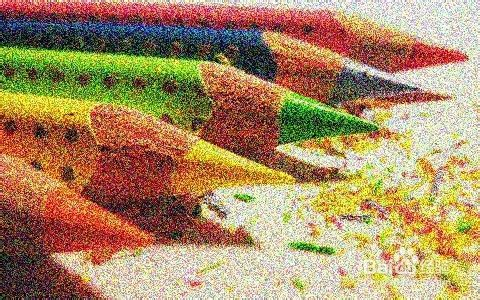
#> input picture code-projects/opencvProject/zaodian1.jpeg, 480 x 300 px, found by its file name
$ python '图像去噪.py'
#> lines starting #> are read from the running program, lines starting #| are printed output that depends on the picture
import numpy as np
import cv2 as cv
from matplotlib import pyplot as plt

#------------彩色图片降噪-----------
img = cv.imread("zaodian1.jpeg")
#> img is the input picture: shape (300, 480, 3); mean B, G, R 100.5, 138.8, 168.2
dst = cv.fastNlMeansDenoisingColored(img, None, 10, 10, 7, 21)  #适用于彩色图像
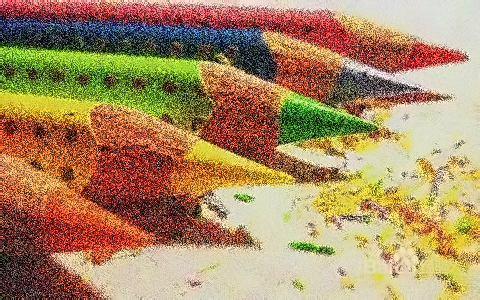
#> dst: shape (300, 480, 3); mean B, G, R 97.3, 138.1, 168.8
""" h:参数决定滤波器强度。较高的 h 值可以更好地消除噪声，但也会删除图像的细节。 (10 个没问题）
hForColorComponents:与 h 相同，但仅适用于彩色图像。 （通常与 h 相同） """
plt.subplot(121), plt.imshow(img)
plt.subplot(122),plt.imshow(dst)
plt.show()
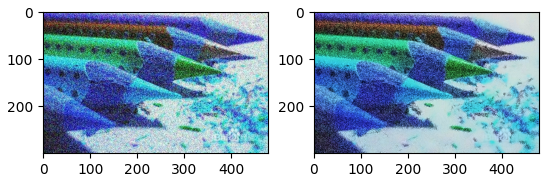
#> figure drawn by matplotlib, 2 panels; B, G, R data is drawn as R, G, B

#灰色的就换成cv.fastNlMeansDenoising（）注意有个参数是彩色才能用

#------------灰色视频降噪------------

#> (the run stopped early here; a loop or call above may not have finished)

$ run again, with code-projects/opencvProject/zaodian2.jpeg copied over code-projects/opencvProject/zaodian1.jpeg
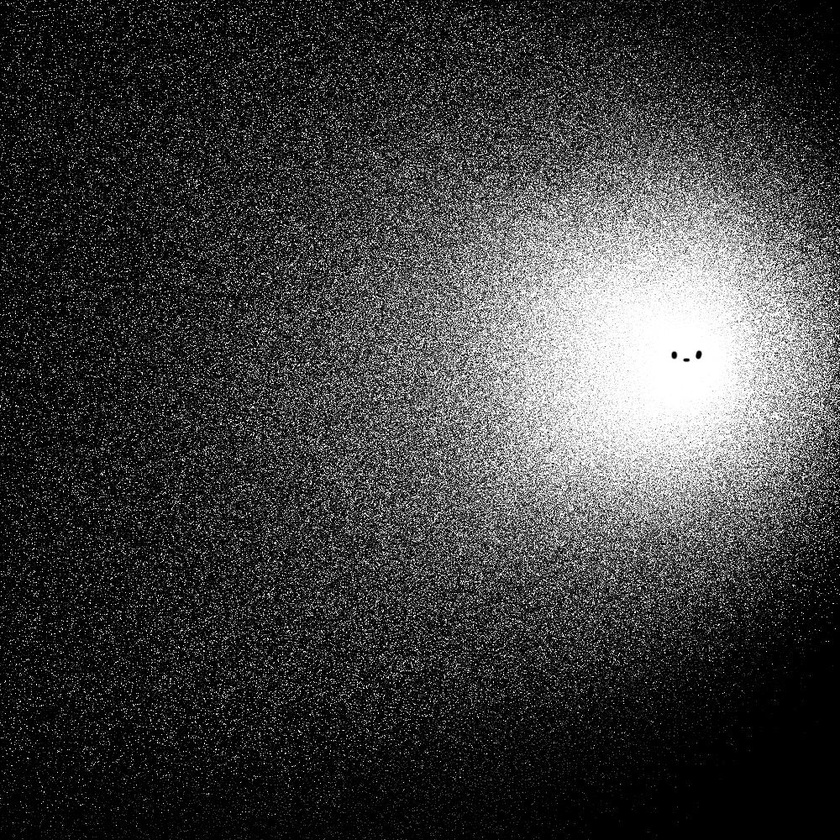
#> input picture code-projects/opencvProject/zaodian2.jpeg, 840 x 840 px, shrunk from 1000 x 1000 before the run, found by its file name
#> img is the input picture: shape (840, 840, 3); min 0, max 255, mean 63.2
#> `plt.show()`:
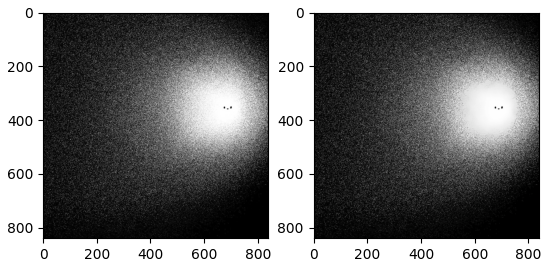
#> figure drawn by matplotlib, 2 panels; B, G, R data is drawn as R, G, B

$ run again, with code-projects/opencvProject/bricks.jpeg copied over code-projects/opencvProject/zaodian1.jpeg
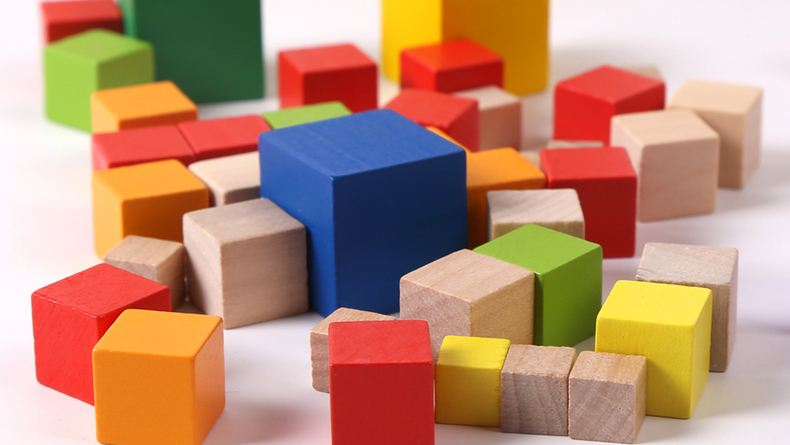
#> input picture code-projects/opencvProject/bricks.jpeg, 790 x 445 px, found by its file name
#> img is the input picture: shape (445, 790, 3); mean B, G, R 117, 141.5, 187.6
#> `plt.show()`:
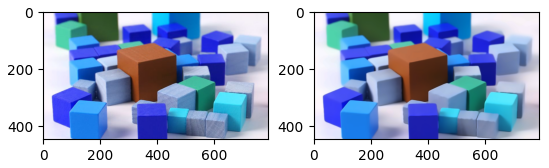
#> figure drawn by matplotlib, 2 panels; B, G, R data is drawn as R, G, B
